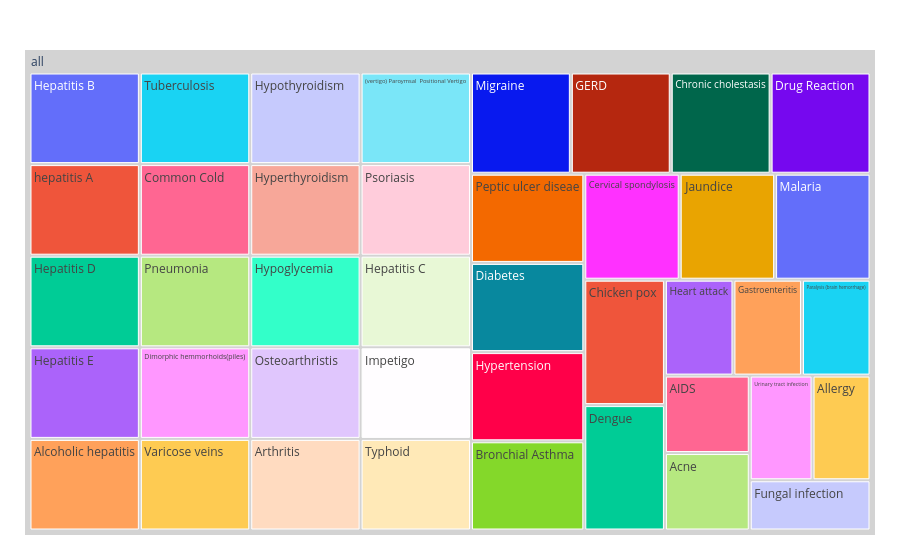

Source (notebook cell):
### Code cell
# Most Frequent Diseases
df_mfd = pd.DataFrame(most_frequent_disease)
df_mfd = df_mfd.reset_index()


fig = px.treemap(df_mfd, path=[px.Constant("all"), 'Disease'], values= 'count')

fig.update_traces(root_color="lightgray")
fig.update_layout(margin = dict(t=50, l=25, r=25, b=25))
fig.show()

### Figure 1 — Plotly figure (JSON) as saved in the notebook; plotly's stock layout.template omitted (floating-point values rounded to 4 significant figures)
{"data": [{"branchvalues": "total", "domain": {"x": [0, 1], "y": [0, 1]}, "hovertemplate": "labels=%{label}<br>count=%{value}<br>parent=%{parent}<br>id=%{id}<extra></extra>", "ids": ["all/Hepatitis B", "all/hepatitis A", "all/Hepatitis D", "all/Hepatitis E", "all/Alcoholic hepatitis", "all/Tuberculosis", "all/Common Cold", "all/Pneumonia", "all/Dimorphic hemmorhoids(piles)", "all/Varicose veins", "all/Hypothyroidism", "all/Hyperthyroidism", "all/Hypoglycemia", "all/Osteoarthristis", "all/Arthritis", "all/(vertigo) Paroymsal  Positional Vertigo", "all/Psoriasis", "all/Hepatitis C", "all/Impetigo", "all/Typhoid", "all/Migraine", "all/GERD", "all/Chronic cholestasis", "all/Drug Reaction", "all/Peptic ulcer diseae", "all/Diabetes ", "all/Hypertension ", "all/Bronchial Asthma", "all/Cervical spondylosis", "all/Jaundice", "all/Malaria", "all/Chicken pox", "all/Dengue", "all/Heart attack", "all/Gastroenteritis", "all/Paralysis (brain hemorrhage)", "all/AIDS", "all/Acne", "all/Urinary tract infection", "all/Allergy", "all/Fungal infection", "all"], "labels": ["Hepatitis B", "hepatitis A", "Hepatitis D", "Hepatitis E", "Alcoholic hepatitis", "Tuberculosis", "Common Cold", "Pneumonia", "Dimorphic hemmorhoids(piles)", "Varicose veins", "Hypothyroidism", "Hyperthyroidism", "Hypoglycemia", "Osteoarthristis", "Arthritis", "(vertigo) Paroymsal  Positional Vertigo", "Psoriasis", "Hepatitis C", "Impetigo", "Typhoid", "Migraine", "GERD", "Chronic cholestasis", "Drug Reaction", "Peptic ulcer diseae", "Diabetes ", "Hypertension ", "Bronchial Asthma", "Cervical spondylosis", "Jaundice", "Malaria", "Chicken pox", "Dengue", "Heart attack", "Gastroenteritis", "Paralysis (brain hemorrhage)", "AIDS", "Acne", "Urinary tract infection", "Allergy", "Fungal infection", "all"], "name": "", "parents": ["all", "all", "all", "all", "all", "all", "all", "all", "all", "all", "all", "all", "all", "all", "all", "all", "all", "all", "all", "all", "all", "all", "all", "all", "all", "all", "all", "all", "all", "all", "all", "all", "all", "all", "all", "all", "all", "all", "all", "all", "all", ""], "root": {"color": "lightgray"}, "type": "treemap", "values": [120.0, 120.0, 120.0, 120.0, 120.0, 120.0, 120.0, 120.0, 120.0, 120.0, 120.0, 120.0, 120.0, 120.0, 120.0, 120.0, 120.0, 120.0, 120.0, 120.0, 120.0, 120.0, 120.0, 120.0, 120.0, 120.0, 120.0, 120.0, 120.0, 120.0, 120.0, 120.0, 120.0, 78.0, 78.0, 78.0, 78.0, 78.0, 78.0, 72.0, 72.0, 4572.0]}], "layout": {"legend": {"tracegroupgap": 0}, "margin": {"b": 25, "l": 25, "r": 25, "t": 50}}}
